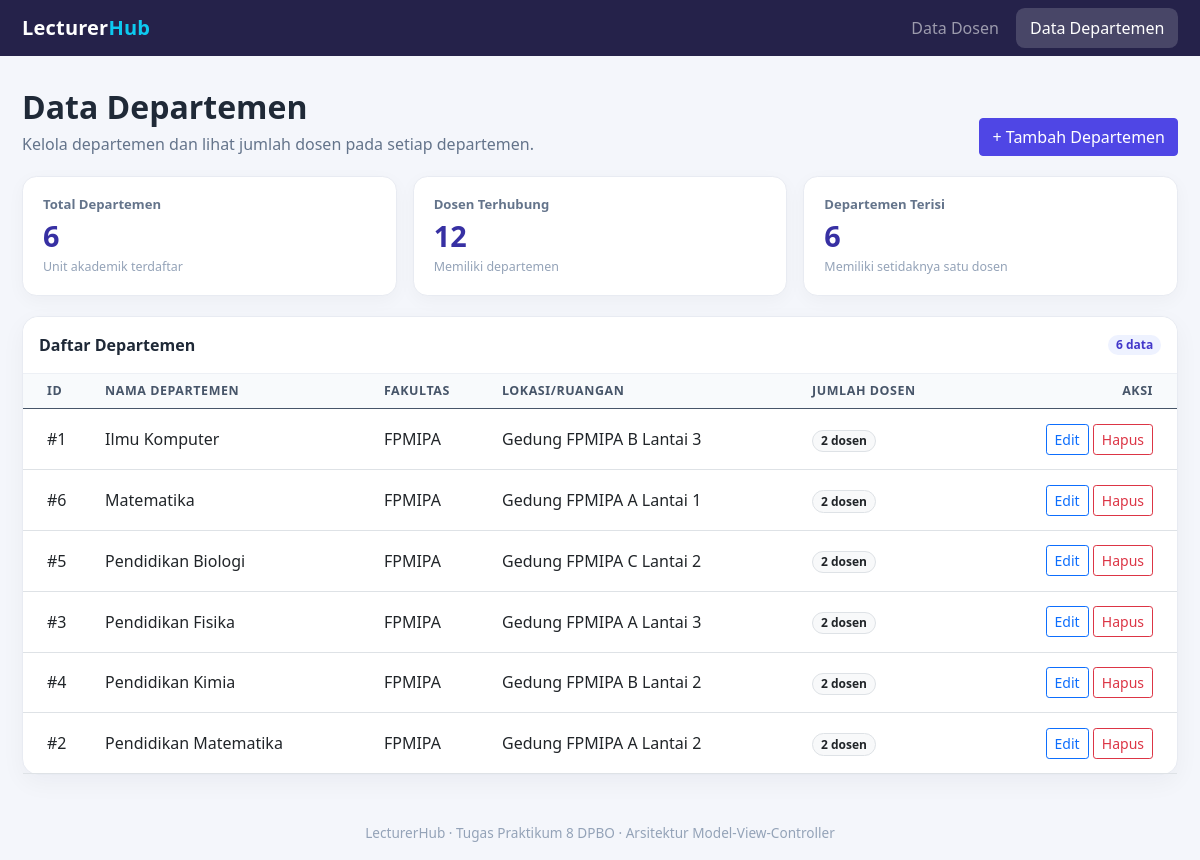
Page /Project/index.php?page=departments on the committed database.
### tables this page shows
CREATE TABLE IF NOT EXISTS departments (
    id              INT UNSIGNED AUTO_INCREMENT PRIMARY KEY,
    department_name VARCHAR(100) NOT NULL UNIQUE,
    faculty         VARCHAR(100) NOT NULL,
    office_room     VARCHAR(50)  DEFAULT NULL,
    created_at      TIMESTAMP    DEFAULT CURRENT_TIMESTAMP
);

### Project/controllers/DepartmentController.php (called while the page is built, shortened)
<?php
class DepartmentController
{
    private Department $departmentModel;
    public function __construct(Department $departmentModel)
    {
        $this->departmentModel = $departmentModel;
    }
    public function index(): void
    {
        $departments = $this->departmentModel->getAll();
        $totalLecturers = array_sum(array_map(static function (array $department): int {
            return (int) $department['lecturer_count'];
        }, $departments));
        $occupiedDepartments = count(array_filter($departments, static function (array $department): bool {
            return (int) $department['lecturer_count'] > 0;
        }));
        $summary = [
            'departments' => count($departments),
            'lecturers'   => $totalLecturers,
            'occupied'    => $occupiedDepartments,
        ];
        require __DIR__ . '/../views/departments/index.php';
    }
}

### Project/index.php (called while the page is built, shortened)
<?php
require_once __DIR__ . '/helpers.php';
require_once __DIR__ . '/models/Department.php';
require_once __DIR__ . '/controllers/LecturerController.php';
require_once __DIR__ . '/controllers/DepartmentController.php';
try {
    $db = Database::getConnection();
} catch (Throwable $exception) {
    http_response_code(500);
    require __DIR__ . '/views/errors/database.php';
    exit;
}
$lecturerModel   = new Lecturer($db);
$departmentModel = new Department($db);
$controllers = [
    'lecturers'   => new LecturerController($lecturerModel, $departmentModel),
    'departments' => new DepartmentController($departmentModel),
];
$page   = $_GET['page']   ?? 'lecturers';
$action = $_GET['action'] ?? 'index';
$controller = $controllers[$page];
$controller->$action();

### Project/models/Department.php (called while the page is built, shortened)
<?php
class Department
{
    private mysqli $db;
    public function __construct(mysqli $db)
    {
        $this->db = $db;
    }
    public function getAll(): array
    {
        $sql = "SELECT d.id, d.department_name, d.faculty, d.office_room,
                       COUNT(l.id) AS lecturer_count
                FROM departments d
                LEFT JOIN lecturers l ON l.department_id = d.id
                GROUP BY d.id, d.department_name, d.faculty, d.office_room
                ORDER BY d.department_name ASC";
        $result = $this->db->query($sql);
        return $result->fetch_all(MYSQLI_ASSOC);
    }
}

### Project/helpers.php (called while the page is built, shortened)
<?php
function e($value): string
{
    return htmlspecialchars((string) $value, ENT_QUOTES, 'UTF-8');
}

### Project/views/departments/index.php (the view, shortened to what this page needs)
<?php require __DIR__ . '/../layout/header.php'; ?>
<div class="page-heading">
    <div>
        <h1>Data Departemen</h1>
        <p>Kelola departemen dan lihat jumlah dosen pada setiap departemen.</p>
    </div>
    <a href="index.php?page=departments&action=create" class="btn btn-primary">+ Tambah Departemen</a>
</div>
<div class="summary-grid">
    <div class="summary-card">
        <span class="summary-label">Total Departemen</span>
        <strong><?= e($summary['departments']) ?></strong>
        <span class="summary-note">Unit akademik terdaftar</span>
    </div>
    <div class="summary-card">
        <span class="summary-label">Dosen Terhubung</span>
        <strong><?= e($summary['lecturers']) ?></strong>
        <span class="summary-note">Memiliki departemen</span>
    </div>
    <div class="summary-card">
        <span class="summary-label">Departemen Terisi</span>
        <strong><?= e($summary['occupied']) ?></strong>
        <span class="summary-note">Memiliki setidaknya satu dosen</span>
    </div>
</div>
<div class="card">
    <div class="card-header d-flex justify-content-between align-items-center py-3">
        <span>Daftar Departemen</span>
        <span class="badge badge-soft rounded-pill"><?= count($departments) ?> data</span>
    </div>
    <div class="table-responsive">
        <table class="table table-hover mb-0">
            <thead>
                <tr>
                    <th class="ps-4">ID</th>
                    <th>Nama Departemen</th>
                    <th>Fakultas</th>
                    <th>Lokasi/Ruangan</th>
                    <th>Jumlah Dosen</th>
                    <th class="text-end pe-4">Aksi</th>
                </tr>
            </thead>
            <tbody>
                <?php if (!$departments): ?>
                    <tr>
                        <td colspan="6" class="empty-state">
                            Belum ada departemen. Tambahkan departemen agar bisa dipilih pada formulir dosen.
                        </td>
                    </tr>
                <?php else: ?>
                    <?php foreach ($departments as $department): ?>
                        <tr>
                            <td class="ps-4 fw-semibold">#<?= e($department['id']) ?></td>
                            <td class="fw-semibold"><?= e($department['department_name']) ?></td>
                            <td><?= e($department['faculty']) ?></td>
                            <td><?= e($department['office_room'] ?: '-') ?></td>
                            <td>
                                <span class="badge bg-light text-dark border rounded-pill">
                                    <?= e($department['lecturer_count']) ?> dosen
                                </span>
                            </td>
                            <td class="text-end pe-4 text-nowrap">
                                <a class="btn btn-sm btn-outline-primary"
                                   href="index.php?page=departments&action=edit&id=<?= e($department['id']) ?>">
                                    Edit
                                </a>
                                <form method="post"
                                      action="index.php?page=departments&action=delete"
                                      class="d-inline"
                                      onsubmit="return confirm('Hapus departemen ini? Data dosen tidak dihapus, tetapi relasi departemennya akan dikosongkan.')">
                                    <button type="submit" class="btn btn-sm btn-outline-danger">Hapus</button>
                                </form>
                            </td>
                        </tr>
                    <?php endforeach; ?>
                <?php endif; ?>
            </tbody>
        </table>
    </div>
</div>
<?php require __DIR__ . '/../layout/footer.php'; ?>

### Project/assets/style.css (style rules this page uses)
:root { --ink: #1f2937; --muted: #64748b; --brand: #4f46e5; --brand-dark: #3730a3; --surface: #ffffff; --page: #f4f6fb; }
body { background: var(--page); color: var(--ink); font-family: system-ui, -apple-system, "Segoe UI", sans-serif; }
.page-heading { display: flex; align-items: flex-end; justify-content: space-between; gap: 1rem; margin: 2rem 0 1.25rem; }
.page-heading h1 { font-size: clamp(1.55rem, 3vw, 2rem); font-weight: 750; margin: 0; }
.page-heading p { color: var(--muted); margin: .35rem 0 0; }
.card { border: 1px solid #e8ebf2; border-radius: 1rem; box-shadow: 0 8px 24px rgba(15, 23, 42, .045); }
.card-header { background: #fff; border-bottom: 1px solid #edf0f5; border-radius: 1rem 1rem 0 0 !important; font-weight: 700; }
.table { vertical-align: middle; }
.table thead th { background: #f8fafc; color: #475569; font-size: .78rem; letter-spacing: .045em; text-transform: uppercase; white-space: nowrap; }
.table td { padding-top: .9rem; padding-bottom: .9rem; }
.btn-primary { background: var(--brand); border-color: var(--brand); }
.badge-soft { background: #eef2ff; color: #4338ca; }
.summary-grid { display: grid; grid-template-columns: repeat(3, minmax(0, 1fr)); gap: 1rem; margin: 0 0 1.25rem; }
.summary-card { display: flex; flex-direction: column; gap: .3rem; padding: 1.1rem 1.25rem; background: var(--surface); border: 1px solid #e8ebf2; border-radius: .9rem; box-shadow: 0 5px 18px rgba(15, 23, 42, .035); }
.summary-label { color: var(--muted); font-size: .82rem; font-weight: 650; }
.summary-card strong { color: var(--brand-dark); font-size: 1.8rem; line-height: 1.2; }
.summary-note { color: #94a3b8; font-size: .78rem; }

### rows in the picture
departments: id "1", department_name "Ilmu Komputer", faculty "FPMIPA", office_room "Gedung FPMIPA B Lantai 3", lecturer_count "2"
departments: id "6", department_name "Matematika", faculty "FPMIPA", office_room "Gedung FPMIPA A Lantai 1", lecturer_count "2"
departments: id "5", department_name "Pendidikan Biologi", faculty "FPMIPA", office_room "Gedung FPMIPA C Lantai 2", lecturer_count "2"
departments: id "3", department_name "Pendidikan Fisika", faculty "FPMIPA", office_room "Gedung FPMIPA A Lantai 3", lecturer_count "2"
departments: id "4", department_name "Pendidikan Kimia", faculty "FPMIPA", office_room "Gedung FPMIPA B Lantai 2", lecturer_count "2"
departments: id "2", department_name "Pendidikan Matematika", faculty "FPMIPA", office_room "Gedung FPMIPA A Lantai 2", lecturer_count "2"

### other values in the picture
$summary['departments'] "6"
$summary['lecturers'] "12"
$summary['occupied'] "6"
count($departments) "6"
